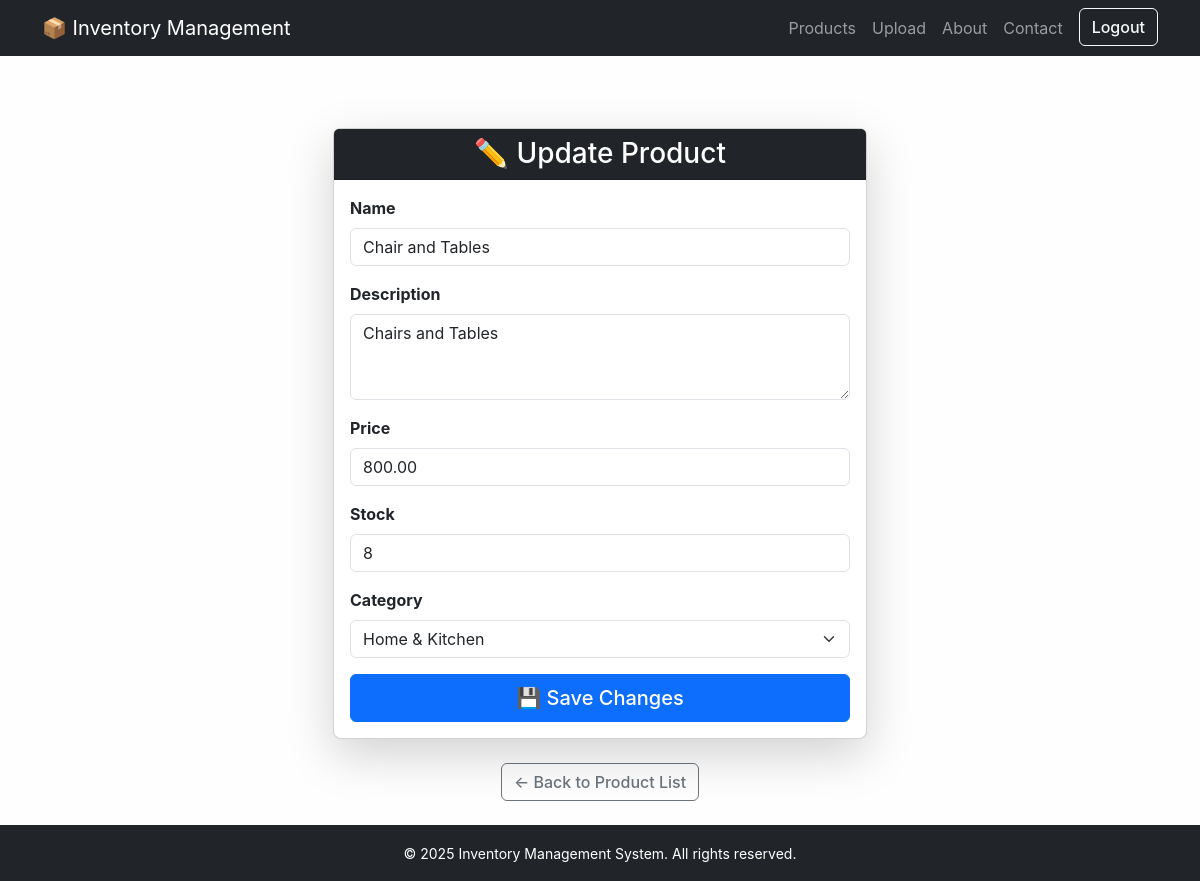
The page /update/9/ (signed in) on the database its author committed.
### inventory/models.py (models this page shows, shortened)
class Product(models.Model):
    CATEGORY_CHOICES = [
        ('electronics', 'Electronics'),
        ('clothing', 'Clothing'),
        ('home', 'Home & Kitchen'),
        ('sports', 'Sports & Fitness'),
        ('books', 'Books & Stationery'),
        ('other', 'Other'),
    ]
    name = models.CharField(
        max_length=200,
        unique=True,
        help_text="Unique product name."
    )
    description = models.TextField(
        blank=True,
        null=True,
        help_text="Optional product description."
    )
    price = models.DecimalField(
        max_digits=10,
        decimal_places=2,
        help_text="Product price in currency."
    )
    stock = models.PositiveIntegerField(
        default=0,
        help_text="Units available in inventory."
    )
    category = models.CharField(
        max_length=100,
        choices=CATEGORY_CHOICES,
        default='other',
        help_text="Select the category that best fits the product."
    )
    created_at = models.DateTimeField(
        auto_now_add=True,
        help_text="Timestamp when the product was created."
    )
    updated_at = models.DateTimeField(
        auto_now=True,
        help_text="Timestamp when the product was last updated."
    )
    class Meta:
        verbose_name_plural = "Products"
        ordering = ['name']  # Alphabetical ordering by product name

### inventory/views.py (the view)
# urls.py: path('update/<int:product_id>/', views.update_product, name='update_product'),
@login_required
def update_product(request, product_id):
    product = get_object_or_404(Product, id=product_id)
    if request.method == "POST":
        form = ProductForm(request.POST, instance=product)
        if form.is_valid():
            form.save()
            messages.success(request, "✅ Product updated successfully!")
            return redirect("inventory:product_list")
    else:
        form = ProductForm(instance=product)
    return render(request, "inventory/update_product.html", {"form": form, "product": product})

### inventory/forms.py
class ProductForm(forms.ModelForm):
    class Meta:
        model = Product
        fields = '__all__'
        widgets = {
            'name': forms.TextInput(attrs={
                'class': 'form-control',
                'placeholder': 'Enter product name'
            }),
            'description': forms.Textarea(attrs={
                'class': 'form-control',
                'rows': 3,
                'placeholder': 'Enter product description'
            }),
            'price': forms.NumberInput(attrs={
                'class': 'form-control',
                'placeholder': 'Enter price'
            }),
            'stock': forms.NumberInput(attrs={
                'class': 'form-control',
                'placeholder': 'Enter stock quantity'
            }),
            'category': forms.Select(attrs={
                'class': 'form-select'
            }),  # 👈 This makes it a dropdown
        }

### inventory/templates/inventory/update_product.html (shortened to what this page needs)
{% extends 'inventory/base.html' %}
{% load widget_tweaks %}
{% block content %}
<div class="container mt-5">
    <div class="row justify-content-center">
        <div class="col-md-8 col-lg-6">
            <div class="card shadow-lg">
                <div class="card-header bg-dark text-white text-center">
                    <h3 class="mb-0">✏️ Update Product</h3>
                </div>
                <div class="card-body">
                    <form method="post">
                        <div class="mb-3">
                            <label for="id_name" class="form-label fw-bold">Name</label>
                            {{ form.name|add_class:"form-control" }}
                        </div>
                        <div class="mb-3">
                            <label for="id_description" class="form-label fw-bold">Description</label>
                            {{ form.description|add_class:"form-control" }}
                        </div>
                        <div class="mb-3">
                            <label for="id_price" class="form-label fw-bold">Price</label>
                            {{ form.price|add_class:"form-control" }}
                        </div>
                        <div class="mb-3">
                            <label for="id_stock" class="form-label fw-bold">Stock</label>
                            {{ form.stock|add_class:"form-control" }}
                        </div>
                        <div class="mb-3">
                            <label for="id_category" class="form-label fw-bold">Category</label>
                            {{ form.category|add_class:"form-select" }}
                        </div>
                        <div class="d-grid">
                            <button type="submit" class="btn btn-primary btn-lg">💾 Save Changes</button>
                        </div>
                    </form>
                </div>
            </div>
            <div class="text-center mt-4">
                <a href="{% url 'inventory:product_list' %}" class="btn btn-outline-secondary">← Back to Product List</a>
            </div>
        </div>
    </div>
</div>
{% endblock %}

### static/css/style.css (style rules this page uses)
html, body { height: 100%; margin: 0; padding: 0; }
body { display: flex; flex-direction: column; min-height: 100vh; font-family: -apple-system, BlinkMacSystemFont, "Segoe UI", Roboto, "Helvetica Neue", Arial, sans-serif; background-color: #fefefe; }
.btn { font-weight: 500; border-radius: 0.375rem; }
.card { border-radius: 0.5rem; }
@media screen and (min-width: 1200px) { .container { max-width: 1140px; } }

### rows shown on the page
Product: name "Chair and Tables", description "Chairs and Tables", price "800.00", stock "8", category "Home & Kitchen"
